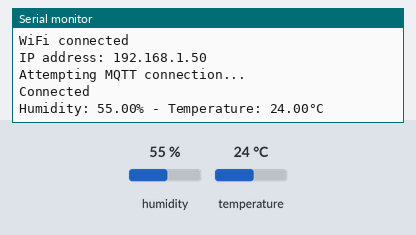
The sketch below on a simulated ESP8266 (NodeMCU). Shown: the last lines printed to the serial monitor. The test bench sets the inputs (shaded band); at power-on: humidity 55 %, temperature 24 °C. WiFi joins after 1.5 s; servers stay silent unless stated; no MQTT or app messages arrive unless stated.

Above: at 2.7 s.
2.8 s: humidity set to 22 %
At 5.0 s:
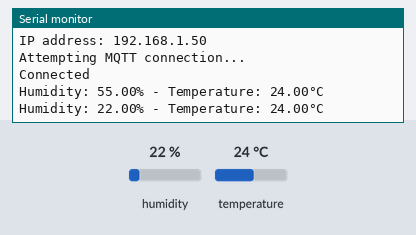
5.5 s: temperature set to 12 °C
At 6.8 s:
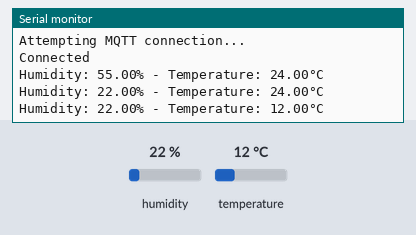
8.2 s: humidity set to 40 %
At 10.3 s:
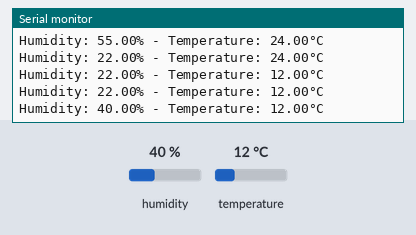
Timing chart, 0 to 11.8 s (numbered marks = the images above; inputs shaded):
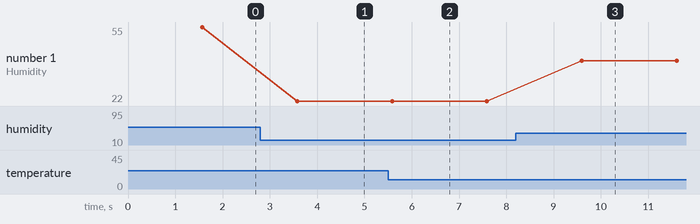

The sketch:

DHT_ESP_NodeRED.ino
```cpp
/*****************************************************************************************************************
***************************    Author  : Ehab Magdy Abdullah                      ********************************
***************************    Linkedin: https://www.linkedin.com/in/ehabmagdyy/  ********************************
***************************    Youtube : https://www.youtube.com/@EhabMagdyy      ********************************
******************************************************************************************************************/

#ifdef ESP32
#include <WiFi.h>
#elif ESP8266
#include <ESP8266WiFi.h>
#endif
#include <PubSubClient.h>
#include "DHT.h"

// Digital pin connected to the DHT sensor
#define DHT_PIN       4

// I'm using DHT22, if you use DHT11 you can change DHT22 to DHT11
#define DHT_TYPE      DHT22

DHT dht(DHT_PIN, DHT_TYPE);

#define ssid        "Your_Wifi_SSID"       /* Enter Your Wifi SSID */
#define password    "Your_Wifi_Password"   /* Enter Your Wifi Password */
#define mqtt_server "test.mosquitto.org"   /* Mosquitto Server URL */

WiFiClient espClient;
PubSubClient client(espClient);

float humidity;
float temperature;

void setup_wifi()
{
    delay(10);
    Serial.println();
    Serial.print("Connecting to ");
    Serial.print(ssid);
    WiFi.begin(ssid, password);

    while(WiFi.status() != WL_CONNECTED)
    {
        delay(500);
        Serial.print(".");
    }

    Serial.println("\nWiFi connected");
    Serial.print("IP address: ");
    Serial.println(WiFi.localIP());
}

void reconnect()
{
    while(!client.connected())
    {
        Serial.println("Attempting MQTT connection...");

        if(client.connect("ESPClient"))
        {
            Serial.println("Connected");
            client.subscribe("Ehab/DHT/Humidity");
            client.subscribe("Ehab/DHT/Temp");
        }
        else
        {
            Serial.print("Failed, rc=");
            Serial.print(client.state());
            Serial.println(" try again in 5 seconds");
            delay(5000);
        }
    }
}

void setup()
{
    Serial.begin(115200);
    setup_wifi();
    client.setServer(mqtt_server, 1883);
    dht.begin();
}

void loop()
{
    if(!client.connected()) { reconnect(); }

    // Reading humidity & temperature values
    float humidity = dht.readHumidity();
    float temperature = dht.readTemperature();

    // Check if readings are valid
    if (isnan(humidity) || isnan(temperature)) {
        Serial.println("Failed to read from DHT sensor!");
        return;
    }

    char h[5];
    char t[5];

    snprintf(h, sizeof(h), "%.1f", humidity);
    snprintf(t, sizeof(t), "%.1f", temperature);

    // Publish humidity & temperature to Node-Red
    client.publish("Ehab/DHT/Humidity", h, false);
    client.publish("Ehab/DHT/Temp", t, false);


    // printing humidity & temperature on the serial monitor
    Serial.print("Humidity: ");
    Serial.print(humidity);
    Serial.print("% - Temperature: ");
    Serial.print(temperature);
    Serial.println("°C");

    delay(2000);
}
```

Measured:
- after the input at 2.8 s, the serial monitor: prints a new line after 0.78 s (image 1)
- after the input at 5.5 s, the serial monitor: prints a new line after 0.08 s (image 2)
- after the input at 8.2 s, the serial monitor: prints a new line after 1.4 s (image 3)
- plotted number 1: 55 → 22 after the input at 2.8 s, 22 → 40 after the input at 8.2 s
